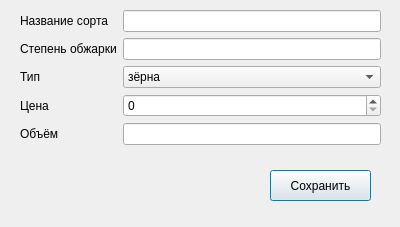
<?xml version="1.0" encoding="UTF-8"?>
<ui version="4.0">
 <class>Dialog</class>
 <widget class="QDialog" name="Dialog">
  <property name="geometry">
   <rect>
    <x>0</x>
    <y>0</y>
    <width>400</width>
    <height>227</height>
   </rect>
  </property>
  <property name="windowTitle">
   <string>Dialog</string>
  </property>
  <widget class="QPushButton" name="pushButton">
   <property name="geometry">
    <rect>
     <x>270</x>
     <y>170</y>
     <width>101</width>
     <height>31</height>
    </rect>
   </property>
   <property name="text">
    <string>Сохранить</string>
   </property>
  </widget>
  <widget class="QWidget" name="formLayoutWidget">
   <property name="geometry">
    <rect>
     <x>20</x>
     <y>10</y>
     <width>361</width>
     <height>141</height>
    </rect>
   </property>
   <layout class="QFormLayout" name="formLayout">
    <item row="0" column="0">
     <widget class="QLabel" name="label">
      <property name="text">
       <string>Название сорта</string>
      </property>
     </widget>
    </item>
    <item row="1" column="0">
     <widget class="QLabel" name="label_2">
      <property name="text">
       <string>Степень обжарки</string>
      </property>
     </widget>
    </item>
    <item row="2" column="0">
     <widget class="QLabel" name="label_3">
      <property name="text">
       <string>Тип</string>
      </property>
     </widget>
    </item>
    <item row="3" column="0">
     <widget class="QLabel" name="label_4">
      <property name="text">
       <string>Цена</string>
      </property>
     </widget>
    </item>
    <item row="4" column="0">
     <widget class="QLabel" name="label_5">
      <property name="text">
       <string>Объём</string>
      </property>
     </widget>
    </item>
    <item row="0" column="1">
     <widget class="QLineEdit" name="lineEdit"/>
    </item>
    <item row="1" column="1">
     <widget class="QLineEdit" name="lineEdit_2"/>
    </item>
    <item row="4" column="1">
     <widget class="QLineEdit" name="lineEdit_5"/>
    </item>
    <item row="3" column="1">
     <widget class="QSpinBox" name="spinBox"/>
    </item>
    <item row="2" column="1">
     <widget class="QComboBox" name="comboBox">
      <item>
       <property name="text">
        <string>зёрна</string>
       </property>
      </item>
      <item>
       <property name="text">
        <string>молотый</string>
       </property>
      </item>
     </widget>
    </item>
   </layout>
  </widget>
 </widget>
 <resources/>
 <connections/>
</ui>
